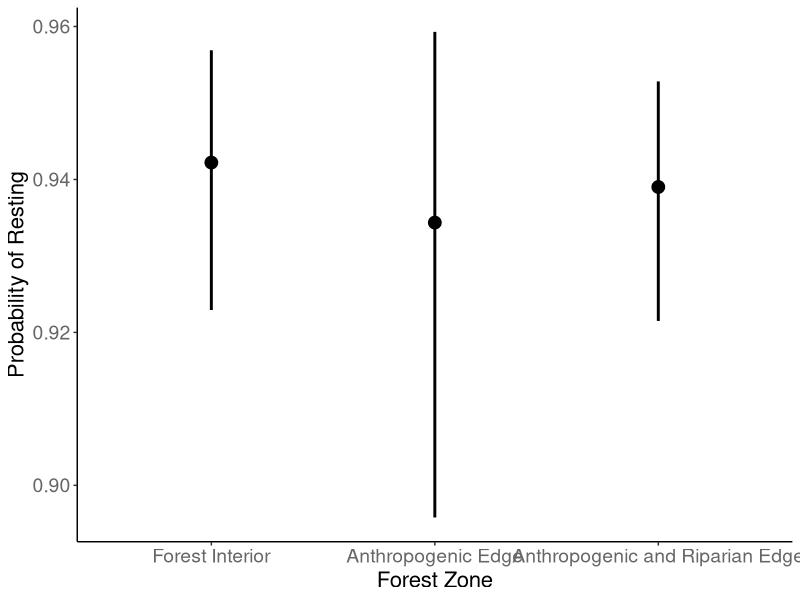
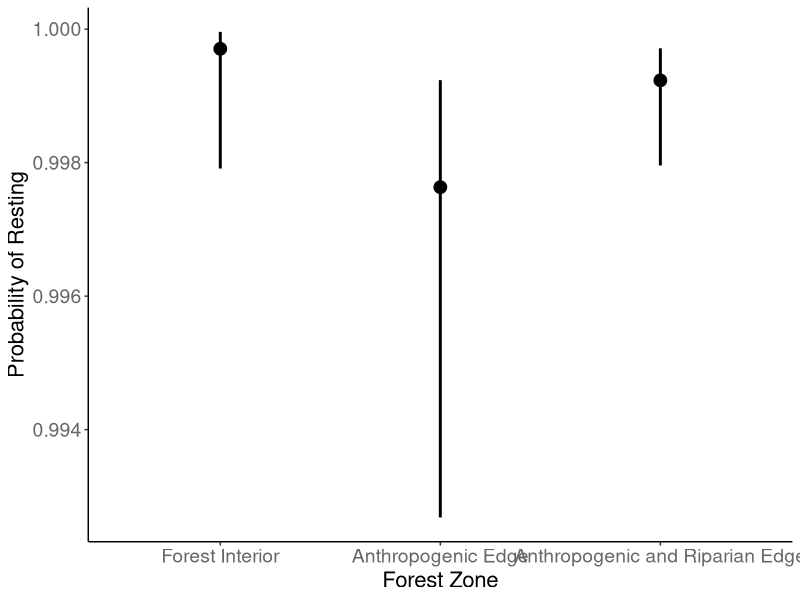
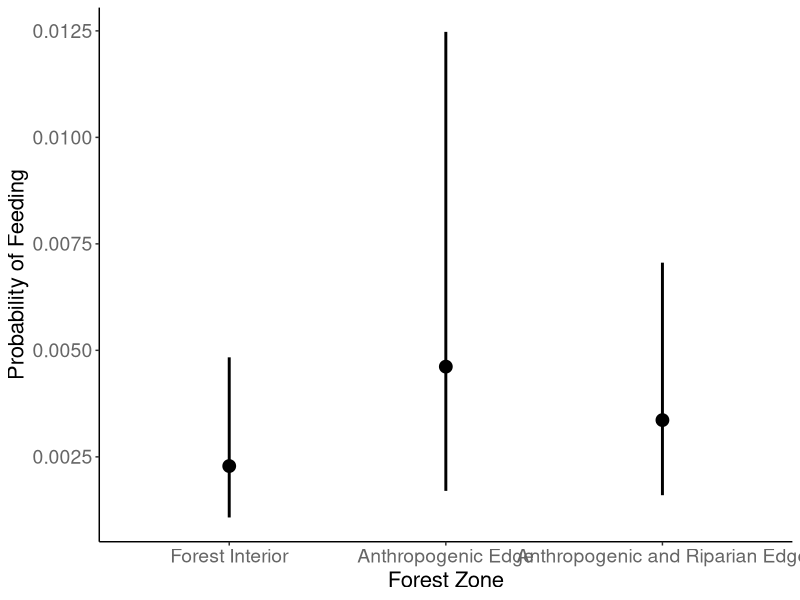
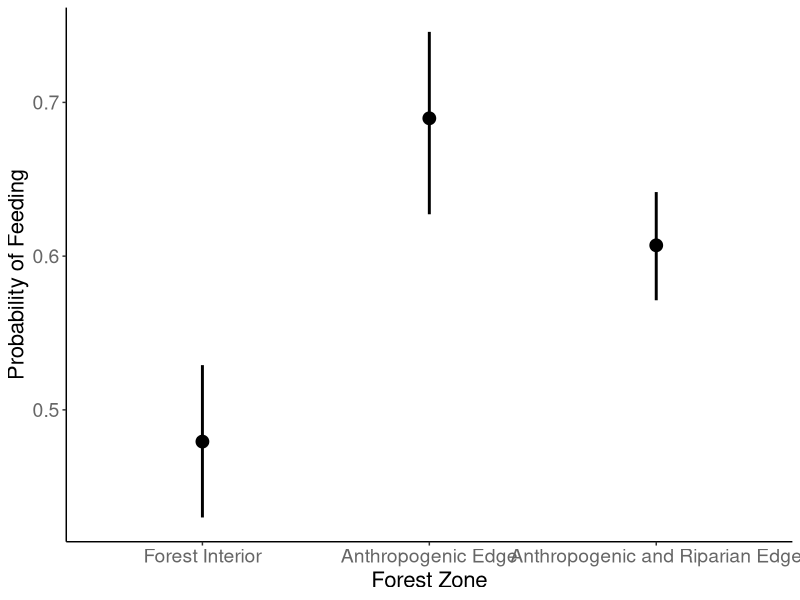
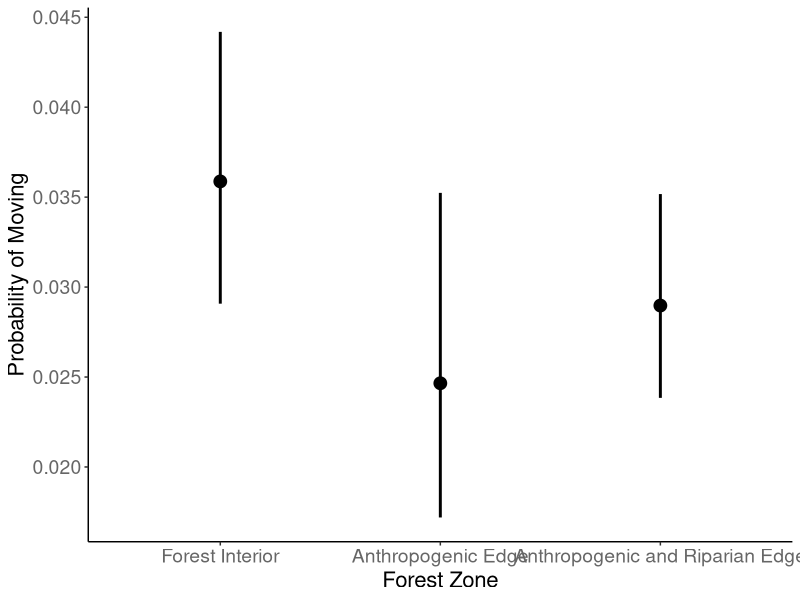
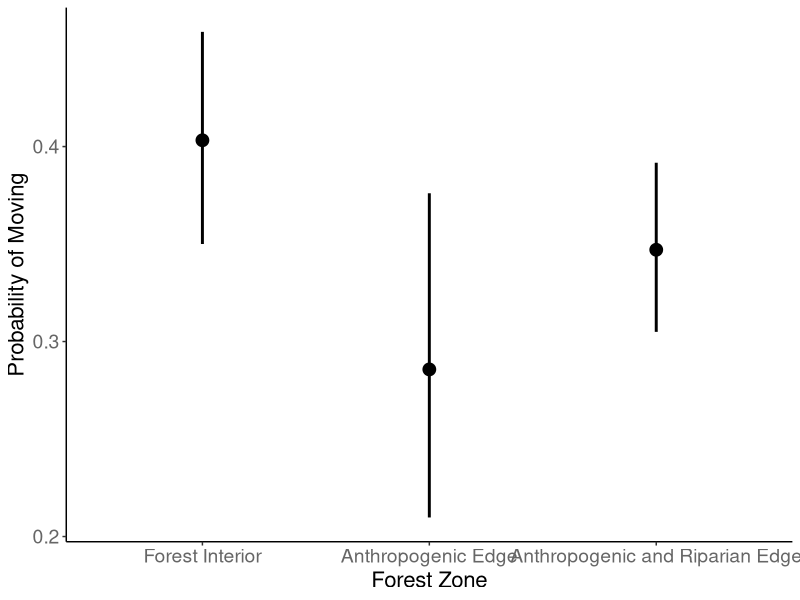
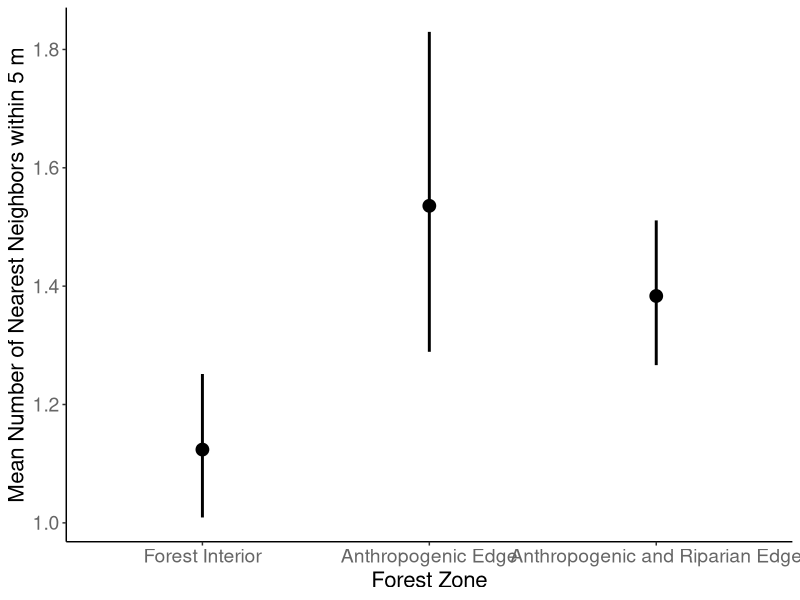
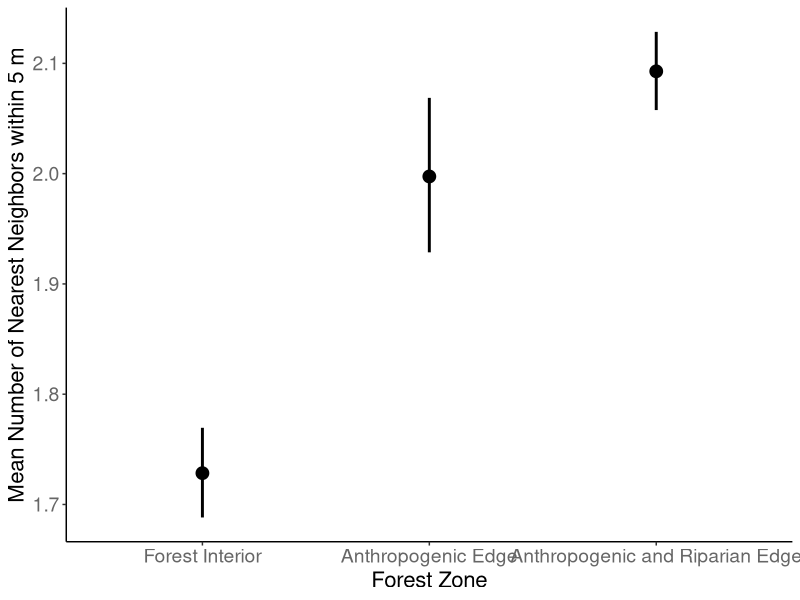

These charts were generated, in order, by the following R code: (Note: this script raises an error after producing the figures.)
#### 2/26/2026
#### Kurt Riggin
#### GLMM fitting



# Load packages
library(glmmTMB)
library(tidyverse)
library(emmeans)

# Load data 
la_selva_data <- read.csv("all_la_selva_data.csv")


# Model Fitting (Forest zone fixed effect, ID random effect, and null models)
# Factor edge type
la_selva_data$edge_type <- factor(la_selva_data$edge_type)
la_selva_data$edge_type <- relevel(la_selva_data$edge_type, ref = "I")



# Resting GLMM
resting_model <- glmmTMB(
  Rest ~ edge_type + (1|id), 
  data = la_selva_data, 
  family = binomial(link = "logit")
  )
summary(resting_model)

resting_null_model <- glmmTMB(
  Rest ~ 1 + (1|id), 
  data = la_selva_data, 
  family = binomial(link = "logit")
  )
summary(resting_null_model)

rest_est_ci <- emmeans(resting_model, ~ edge_type, type = "response")
rest_est_ci <- as.data.frame(rest_est_ci)
rest_est_ci$edge_type <- as.character(rest_est_ci$edge_type)
rest_est_ci$edge_type[rest_est_ci$edge_type == "I"] <- "Forest Interior"
rest_est_ci$edge_type[rest_est_ci$edge_type == "A"] <- "Anthropogenic Edge"
rest_est_ci$edge_type[rest_est_ci$edge_type == "B"] <- "Anthropogenic and Riparian Edge"
rest_est_ci

prob_rest_plot <- ggplot(rest_est_ci, 
                         aes(x = factor(edge_type, levels = c("Forest Interior",
                                                              "Anthropogenic Edge",
                                                              "Anthropogenic and Riparian Edge")), 
                             y = prob)) + 
  geom_point(size = 4) +
  geom_errorbar(aes(ymin = asymp.LCL, 
                    ymax = asymp.UCL),
                width = 0, 
                linewidth = 1) +
  labs(
    x = "Forest Zone",
    y = "Probability of Resting",
  ) + 
  theme_classic() +
  theme(
    axis.title = element_text(size = 16), 
    axis.text = element_text(size = 14, color = "grey40"),
    legend.title = element_text(size = 14),
    legend.text = element_text(size = 12)
  )


prob_rest_plot

ggsave(
  plot = prob_rest_plot,
  "prob_rest_plot.pdf",
  width = 10,
  height = 8,
  dpi = 300
)


# Resting GLM Grouped
resting_grouped <- la_selva_data %>% 
  group_by(id, edge_type) %>% 
  summarise(
    Rest = sum(Rest == 1),
    notRest = sum(Rest == 0),
    .groups = "drop"
  )

resting_glm <- glm(
  cbind(Rest, notRest) ~ edge_type,
  data = resting_grouped,
  family = binomial()
)



resting_glm_est_ci <- emmeans(resting_glm, ~ edge_type, type = "response")
resting_glm_est_ci <- as.data.frame(resting_glm_est_ci)
resting_glm_est_ci$edge_type <- as.character(resting_glm_est_ci$edge_type)
resting_glm_est_ci$edge_type[resting_glm_est_ci$edge_type == "I"] <- "Forest Interior"
resting_glm_est_ci$edge_type[resting_glm_est_ci$edge_type == "A"] <- "Anthropogenic Edge"
resting_glm_est_ci$edge_type[resting_glm_est_ci$edge_type == "B"] <- "Anthropogenic and Riparian Edge"
resting_glm_est_ci



resting_glm_plot <- ggplot(resting_glm_est_ci, 
                                 aes(x = factor(edge_type, levels = c("Forest Interior",
                                                                      "Anthropogenic Edge",
                                                                      "Anthropogenic and Riparian Edge")), 
                                     y = prob)) + 
  geom_point(size = 4) +
  geom_errorbar(aes(ymin = asymp.LCL, 
                    ymax = asymp.UCL),
                width = 0, 
                linewidth = 1) +
  labs(
    x = "Forest Zone",
    y = "Probability of Resting",
  ) + 
  theme_classic() +
  theme(
    axis.title = element_text(size = 16), 
    axis.text = element_text(size = 14, color = "grey40"),
    legend.title = element_text(size = 14),
    legend.text = element_text(size = 12)
  )


resting_glm_plot

ggsave(
  plot = resting_glm_plot,
  "resting_glm_plot.pdf",
  width = 10,
  height = 8,
  dpi = 300
)













# Feeding
feeding_model <- glmmTMB(
  Feed ~ edge_type + (1|id), 
  data = la_selva_data, 
  family = binomial(link = "logit")
  )
summary(feeding_model)

feeding_null_model <- glmmTMB(
  Feed ~ 1 + (1|id), 
  data = la_selva_data, 
  family = binomial(link = "logit")
  )
summary(feeding_null_model)

feed_est_ci <- emmeans(feeding_model, ~ edge_type, type = "response")
feed_est_ci <- as.data.frame(feed_est_ci)
feed_est_ci$edge_type <- as.character(feed_est_ci$edge_type)
feed_est_ci$edge_type[feed_est_ci$edge_type == "I"] <- "Forest Interior"
feed_est_ci$edge_type[feed_est_ci$edge_type == "A"] <- "Anthropogenic Edge"
feed_est_ci$edge_type[feed_est_ci$edge_type == "B"] <- "Anthropogenic and Riparian Edge"
feed_est_ci

prob_feed_plot <- ggplot(feed_est_ci, 
                         aes(x = factor(edge_type, levels = c("Forest Interior",
                                                              "Anthropogenic Edge",
                                                              "Anthropogenic and Riparian Edge")), 
                             y = prob)) + 
  geom_point(size = 4) +
  geom_errorbar(aes(ymin = asymp.LCL, 
                    ymax = asymp.UCL),
                width = 0, 
                linewidth = 1) +
  labs(
    x = "Forest Zone",
    y = "Probability of Feeding",
  ) + 
  theme_classic() +
  theme(
    axis.title = element_text(size = 16), 
    axis.text = element_text(size = 14, color = "grey40"),
    legend.title = element_text(size = 14),
    legend.text = element_text(size = 12)
  )


prob_feed_plot

ggsave(
  plot = prob_feed_plot,
  "prob_feed_plot.pdf",
  width = 10,
  height = 8,
  dpi = 300
)

# Feeding GLM Grouped
feeding_grouped <- la_selva_data %>% 
  group_by(id, edge_type) %>% 
  summarise(
    Feed = sum(Feed == 1),
    notFeed = sum(Feed == 0),
    .groups = "drop"
  )

feeding_glm <- glm(
  cbind(Feed, notFeed) ~ edge_type,
  data = feeding_grouped,
  family = binomial()
)



feeding_glm_est_ci <- emmeans(feeding_glm, ~ edge_type, type = "response")
feeding_glm_est_ci <- as.data.frame(feeding_glm_est_ci)
feeding_glm_est_ci$edge_type <- as.character(feeding_glm_est_ci$edge_type)
feeding_glm_est_ci$edge_type[feeding_glm_est_ci$edge_type == "I"] <- "Forest Interior"
feeding_glm_est_ci$edge_type[feeding_glm_est_ci$edge_type == "A"] <- "Anthropogenic Edge"
feeding_glm_est_ci$edge_type[feeding_glm_est_ci$edge_type == "B"] <- "Anthropogenic and Riparian Edge"
feeding_glm_est_ci



feeding_glm_plot <- ggplot(feeding_glm_est_ci, 
                           aes(x = factor(edge_type, levels = c("Forest Interior",
                                                                "Anthropogenic Edge",
                                                                "Anthropogenic and Riparian Edge")), 
                               y = prob)) + 
  geom_point(size = 4) +
  geom_errorbar(aes(ymin = asymp.LCL, 
                    ymax = asymp.UCL),
                width = 0, 
                linewidth = 1) +
  labs(
    x = "Forest Zone",
    y = "Probability of Feeding",
  ) + 
  theme_classic() +
  theme(
    axis.title = element_text(size = 16), 
    axis.text = element_text(size = 14, color = "grey40"),
    legend.title = element_text(size = 14),
    legend.text = element_text(size = 12)
  )


feeding_glm_plot

ggsave(
  plot = feeding_glm_plot,
  "feeding_glm_plot.pdf",
  width = 10,
  height = 8,
  dpi = 300
)







# Moving
moving_model <- glmmTMB(
  Move ~ edge_type + (1|id), 
  data = la_selva_data, 
  family = binomial(link = "logit")
  )
summary(moving_model)

moving_null_model <- glmmTMB(
  Move ~ 1 + (1|id), 
  data = la_selva_data, 
  family = binomial(link = "logit")
  )
summary(moving_null_model)


move_est_ci <- emmeans(moving_model, ~ edge_type, type = "response")
move_est_ci <- as.data.frame(move_est_ci)
move_est_ci$edge_type <- as.character(move_est_ci$edge_type)
move_est_ci$edge_type[move_est_ci$edge_type == "I"] <- "Forest Interior"
move_est_ci$edge_type[move_est_ci$edge_type == "A"] <- "Anthropogenic Edge"
move_est_ci$edge_type[move_est_ci$edge_type == "B"] <- "Anthropogenic and Riparian Edge"
move_est_ci

prob_move_plot <- ggplot(move_est_ci, 
                         aes(x = factor(edge_type, levels = c("Forest Interior",
                                                              "Anthropogenic Edge",
                                                              "Anthropogenic and Riparian Edge")), 
                             y = prob)) + 
  geom_point(size = 4) +
  geom_errorbar(aes(ymin = asymp.LCL, 
                    ymax = asymp.UCL),
                width = 0, 
                linewidth = 1) +
  labs(
    x = "Forest Zone",
    y = "Probability of Moving",
  ) + 
  theme_classic() +
  theme(
    axis.title = element_text(size = 16), 
    axis.text = element_text(size = 14, color = "grey40"),
    legend.title = element_text(size = 14),
    legend.text = element_text(size = 12)
  )


prob_move_plot

ggsave(
  plot = prob_move_plot,
  "prob_move_plot.pdf",
  width = 10,
  height = 8,
  dpi = 300
)



# Moving GLM Grouped
moving_grouped <- la_selva_data %>% 
  group_by(id, edge_type) %>% 
  summarise(
    Move = sum(Move == 1),
    notMove = sum(Move == 0),
    .groups = "drop"
  )

moving_glm <- glm(
  cbind(Move, notMove) ~ edge_type,
  data = moving_grouped,
  family = binomial()
)



moving_glm_est_ci <- emmeans(moving_glm, ~ edge_type, type = "response")
moving_glm_est_ci <- as.data.frame(moving_glm_est_ci)
moving_glm_est_ci$edge_type <- as.character(moving_glm_est_ci$edge_type)
moving_glm_est_ci$edge_type[moving_glm_est_ci$edge_type == "I"] <- "Forest Interior"
moving_glm_est_ci$edge_type[moving_glm_est_ci$edge_type == "A"] <- "Anthropogenic Edge"
moving_glm_est_ci$edge_type[moving_glm_est_ci$edge_type == "B"] <- "Anthropogenic and Riparian Edge"
moving_glm_est_ci



moving_glm_plot <- ggplot(moving_glm_est_ci, 
                           aes(x = factor(edge_type, levels = c("Forest Interior",
                                                                "Anthropogenic Edge",
                                                                "Anthropogenic and Riparian Edge")), 
                               y = prob)) + 
  geom_point(size = 4) +
  geom_errorbar(aes(ymin = asymp.LCL, 
                    ymax = asymp.UCL),
                width = 0, 
                linewidth = 1) +
  labs(
    x = "Forest Zone",
    y = "Probability of Moving",
  ) + 
  theme_classic() +
  theme(
    axis.title = element_text(size = 16), 
    axis.text = element_text(size = 14, color = "grey40"),
    legend.title = element_text(size = 14),
    legend.text = element_text(size = 12)
  )


moving_glm_plot

ggsave(
  plot = moving_glm_plot,
  "moving_glm_plot.pdf",
  width = 10,
  height = 8,
  dpi = 300
)












# Number of nearest neighbors (SIGNIFICANT)
la_selva_data$num_NN <- as.numeric(la_selva_data$num_NN)

num_NN_model <- glmmTMB(
  num_NN ~ edge_type + (1|id), 
  data = la_selva_data, 
  family = poisson(link = "log")
  )
summary(num_NN_model)

num_NN_null_model <- glmmTMB(
  num_NN ~ 1 + (1|id), 
  data = la_selva_data, 
  family = poisson(link = "log")
  )
summary(num_NN_null_model)



num_NN_est_ci <- emmeans(num_NN_model, ~ edge_type, type = "response")
num_NN_est_ci <- as.data.frame(num_NN_est_ci)
num_NN_est_ci$edge_type <- as.character(num_NN_est_ci$edge_type)
num_NN_est_ci$edge_type[num_NN_est_ci$edge_type == "I"] <- "Forest Interior"
num_NN_est_ci$edge_type[num_NN_est_ci$edge_type == "A"] <- "Anthropogenic Edge"
num_NN_est_ci$edge_type[num_NN_est_ci$edge_type == "B"] <- "Anthropogenic and Riparian Edge"
num_NN_est_ci

mean_num_NN_plot <- ggplot(num_NN_est_ci, 
                         aes(x = factor(edge_type, levels = c("Forest Interior",
                                                              "Anthropogenic Edge",
                                                              "Anthropogenic and Riparian Edge")), 
                             y = rate)) + 
  geom_point(size = 4) +
  geom_errorbar(aes(ymin = asymp.LCL, 
                    ymax = asymp.UCL),
                width = 0, 
                linewidth = 1) +
  labs(
    x = "Forest Zone",
    y = "Mean Number of Nearest Neighbors within 5 m",
  ) + 
  theme_classic() +
  theme(
    axis.title = element_text(size = 16), 
    axis.text = element_text(size = 14, color = "grey40"),
    legend.title = element_text(size = 14),
    legend.text = element_text(size = 12)
  )


mean_num_NN_plot

ggsave(
  plot = mean_num_NN_plot,
  "mean_num_NN_plot.pdf",
  width = 10,
  height = 8,
  dpi = 300
)



# Num NN GLM 


num_NN_glm <- glm(
  num_NN ~ edge_type,
  data = la_selva_data,
  family = poisson(link = "log")
)



num_NN_glm_est_ci <- emmeans(num_NN_glm, ~ edge_type, type = "response")
num_NN_glm_est_ci <- as.data.frame(num_NN_glm_est_ci)
num_NN_glm_est_ci$edge_type <- as.character(num_NN_glm_est_ci$edge_type)
num_NN_glm_est_ci$edge_type[num_NN_glm_est_ci$edge_type == "I"] <- "Forest Interior"
num_NN_glm_est_ci$edge_type[num_NN_glm_est_ci$edge_type == "A"] <- "Anthropogenic Edge"
num_NN_glm_est_ci$edge_type[num_NN_glm_est_ci$edge_type == "B"] <- "Anthropogenic and Riparian Edge"
num_NN_glm_est_ci



num_NN_glm_plot <- ggplot(num_NN_glm_est_ci, 
                          aes(x = factor(edge_type, levels = c("Forest Interior",
                                                               "Anthropogenic Edge",
                                                               "Anthropogenic and Riparian Edge")), 
                              y = rate)) + 
  geom_point(size = 4) +
  geom_errorbar(aes(ymin = asymp.LCL, 
                    ymax = asymp.UCL),
                width = 0, 
                linewidth = 1) +
  labs(
    x = "Forest Zone",
    y = "Mean Number of Nearest Neighbors within 5 m",
  ) + 
  theme_classic() +
  theme(
    axis.title = element_text(size = 16), 
    axis.text = element_text(size = 14, color = "grey40"),
    legend.title = element_text(size = 14),
    legend.text = element_text(size = 12)
  )


num_NN_glm_plot

ggsave(
  plot = num_NN_glm_plot,
  "num_NN_glm_plot.pdf",
  width = 10,
  height = 8,
  dpi = 300
)









# Distance to nearest neighbors
hist(la_selva_data$dist_NN)
la_selva_data <- la_selva_data %>%
  mutate(log_dist_NN = log(dist_NN + 0.1))
hist(la_selva_data$log_dist_NN)

dist_NN_model <- glmmTMB(
  log_dist_NN ~ edge_type + (1 | id),
  data = la_selva_data,
  family = gaussian()
)
summary(dist_NN_model)

dist_NN_null_model <- glmmTMB(
  log_dist_NN ~ 1 + (1 | id),
  data = la_selva_data,
  family = gaussian()
)
summary(dist_NN_null_model)

dist_NN_est_ci <- emmeans(dist_NN_model, ~ edge_type)
dist_NN_est_ci

dist_df <- as.data.frame(dist_NN_est_ci)

dist_df <- dist_df %>%
  mutate(
    mean_dist = exp(emmean) - 0.1,
    lower = exp(asymp.LCL) - 0.1,
    upper = exp(asymp.UCL) - 0.1
  )

dist_df



dist_df$edge_type <- as.character(dist_df$edge_type)
dist_df$edge_type[dist_df$edge_type == "I"] <- "Forest Interior"
dist_df$edge_type[dist_df$edge_type == "A"] <- "Anthropogenic Edge"
dist_df$edge_type[dist_df$edge_type == "B"] <- "Anthropogenic and Riparian Edge"
dist_df

mean_dist_NN_plot <- ggplot(dist_df, 
                           aes(x = factor(edge_type, levels = c("Forest Interior",
                                                                "Anthropogenic Edge",
                                                                "Anthropogenic and Riparian Edge")), 
                               y = mean_dist)) + 
  geom_point(size = 4) +
  geom_errorbar(aes(ymin = lower, 
                    ymax = upper),
                width = 0, 
                linewidth = 1) +
  labs(
    x = "Forest Zone",
    y = "Mean Distance to Nearest Neighbor (m)",
  ) + 
  theme_classic() +
  theme(
    axis.title = element_text(size = 16), 
    axis.text = element_text(size = 14, color = "grey40"),
    legend.title = element_text(size = 14),
    legend.text = element_text(size = 12)
  )


mean_dist_NN_plot

ggsave(
  plot = mean_dist_NN_plot,
  "mean_dist_NN_plot.pdf",
  width = 10,
  height = 8,
  dpi = 300
)



# Dist NN GLM
la_selva_data <- la_selva_data %>%
  mutate(log_dist_NN = log(dist_NN + 0.1))


dist_NN_glm <- glm(
  log_dist_NN ~ edge_type,
  data = la_selva_data,
  family = gaussian()
)


dist_est <- emmeans(dist_NN_glm, ~ edge_type)
dist_est <- as.data.frame(dist_est)

dist_est$mean_dist <- exp(dist_est$emmean) - 0.1
dist_est$lower <- exp(dist_est$lower.CL) - 0.1
dist_est$upper <- exp(dist_est$upper.CL) - 0.1

dist_est$edge_type <- as.character(dist_est$edge_type)
dist_est$edge_type[dist_est$edge_type == "I"] <- "Forest Interior"
dist_est$edge_type[dist_est$edge_type == "A"] <- "Anthropogenic Edge"
dist_est$edge_type[dist_est$edge_type == "B"] <- "Anthropogenic and Riparian Edge"
dist_est


dist_NN_glm_plot <- ggplot(
  dist_est,
  aes(
    x = factor(edge_type, levels = c(
      "Forest Interior",
      "Anthropogenic Edge",
      "Anthropogenic and Riparian Edge"
    )),
    y = mean_dist
  )
) +
  geom_point(size = 4) +
  geom_errorbar(aes(ymin = lower, ymax = upper),
                width = 0,
                linewidth = 1) +
  labs(
    x = "Forest Zone",
    y = "Mean Distance to Nearest Neighbor"
  ) +
  theme_classic() +
  theme(
    axis.title = element_text(size = 16),
    axis.text = element_text(size = 14, color = "grey40"),
    legend.title = element_text(size = 14),
    legend.text = element_text(size = 12)
  )

dist_NN_glm_plot


ggsave(
  plot = dist_NN_glm_plot,
  "dist_NN_glm_plot.pdf",
  width = 10,
  height = 8,
  dpi = 300
)
